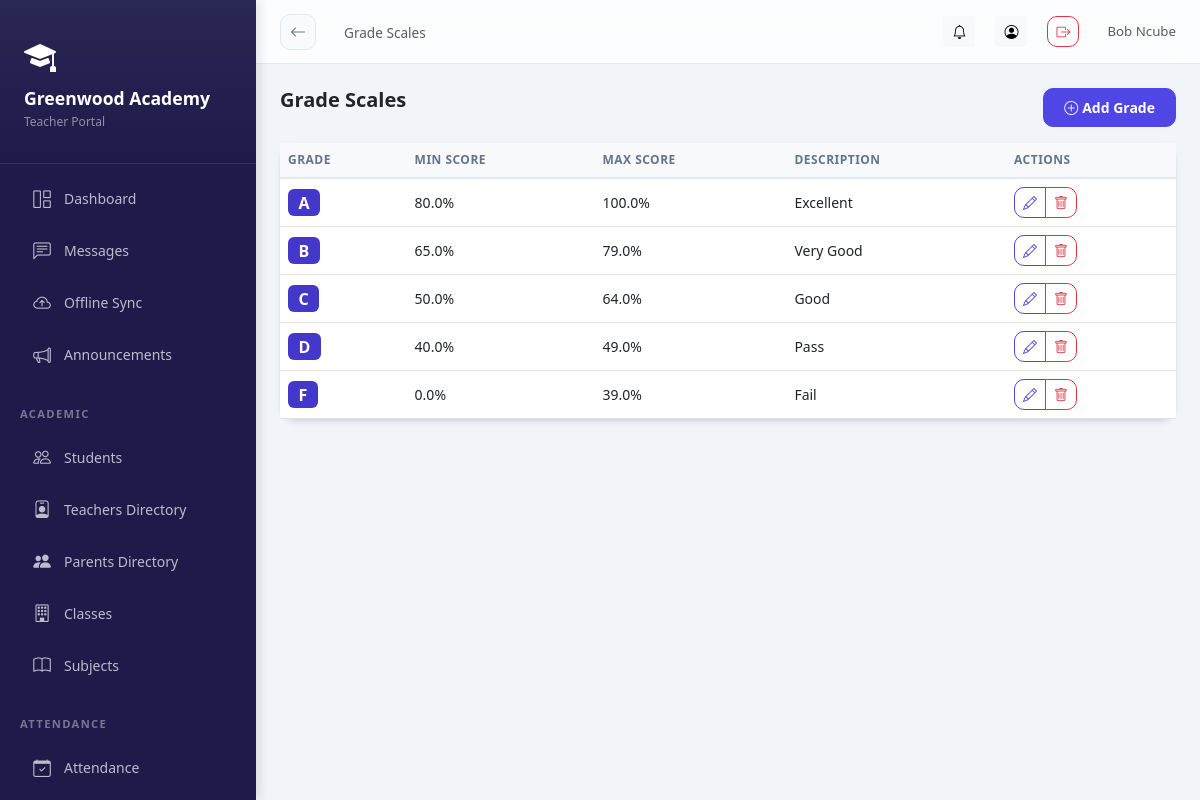
/results/grade-scales/ (signed in), run on the app's committed database.
### schools/models.py (models this page shows, shortened)
class School(models.Model):
    STATUS_CHOICES = [
        ('pending', 'Pending Approval'),
        ('active', 'Active'),
        ('suspended', 'Suspended'),
        ('rejected', 'Rejected'),
    ]
    name = models.CharField(max_length=200)
    subdomain = models.CharField(max_length=50, unique=True, db_index=True)
    email = models.EmailField()
    phone = models.CharField(max_length=20, blank=True)
    address = models.TextField(blank=True)
    logo = models.ImageField(upload_to='school_logos/', blank=True, null=True)
    theme_color = models.CharField(max_length=7, default='#4F46E5', help_text='Hex color code')
    motto = models.CharField(max_length=200, blank=True)
    status = models.CharField(max_length=20, choices=STATUS_CHOICES, default='pending')
    is_demo = models.BooleanField(default=False)
    created_at = models.DateTimeField(auto_now_add=True)
    updated_at = models.DateTimeField(auto_now=True)
    is_deleted = models.BooleanField(default=False)
    parent_registration_enabled = models.BooleanField(default=True)
    registration_token = models.CharField(max_length=100, unique=True, blank=True, null=True)
    subscription_active = models.BooleanField(default=False)
    subscription_expires = models.DateTimeField(null=True, blank=True)
    class Meta:
        ordering = ['-created_at']

class SchoolUser(SyncBaseModel):
    ROLE_CHOICES = [
        ('headmaster', 'Headmaster'),
        ('admin', 'School Admin'),
        ('teacher', 'Teacher'),
        ('student', 'Student'),
        ('parent', 'Parent'),
    ]
    user = models.ForeignKey(User, on_delete=models.CASCADE, related_name='school_memberships')
    school = models.ForeignKey(School, on_delete=models.CASCADE, related_name='members', db_index=True)
    role = models.CharField(max_length=20, choices=ROLE_CHOICES, db_index=True)
    is_active = models.BooleanField(default=True, db_index=True)
    signature = models.ImageField(upload_to='signatures/', blank=True, null=True)
    class Meta:
        unique_together = ['user', 'school']

### results/models.py (models this page shows, shortened)
class GradeScale(SyncBaseModel):
    school = models.ForeignKey('schools.School', on_delete=models.CASCADE, related_name='grade_scales')
    grade = models.CharField(max_length=5)  # A, B, C, etc.
    min_score = models.FloatField()
    max_score = models.FloatField()
    description = models.CharField(max_length=50)  # Excellent, Good, etc.
    objects = TenantManager()
    all_objects = models.Manager()
    class Meta:
        ordering = ['-min_score']

### results/views.py (the view)
# urls.py: path('grade-scales/', views.GradeScaleListView.as_view(), name='grade_scale_list'),
@method_decorator(login_required, name='dispatch')
class GradeScaleListView(ListView):
    model = GradeScale
    template_name = 'results/grade_scale_list.html'
    context_object_name = 'grade_scales'
    def get_queryset(self):
        return GradeScale.objects.filter(school=self.request.school)

### core/models.py (called while the page is built)
    def get_queryset(self):
        queryset = super().get_queryset()
        school = get_current_school()
        if school:
            return queryset.filter(school=school)
        return queryset

### schools/context_processors.py (called while the page is built)
def school_context(request):
    school = getattr(request, 'school', None)
    school_role = ''
    if school and request.user.is_authenticated:
        try:
            su = SchoolUser.objects.get(user=request.user, school=school, is_active=True)
            school_role = su.role
        except SchoolUser.DoesNotExist:
            pass
    return {
        'current_school': school,
        'school_role': school_role,
    }

### results/templates/results/grade_scale_list.html (shortened to what this page needs)
{% extends 'base_dashboard.html' %}
{% block page_title %}Grade Scales{% endblock %}
{% block content %}
<div class="d-flex justify-content-between mb-3">
<h5 class="fw-bold mb-0">Grade Scales</h5>
<a href="{% url 'results:grade_scale_add' %}" class="btn btn-primary btn-sm"><i class="bi bi-plus-circle me-1"></i>Add Grade</a>
</div>
<div class="card"><div class="table-responsive"><table class="table table-hover mb-0">
<thead class="table-light"><tr><th>Grade</th><th>Min Score</th><th>Max Score</th><th>Description</th><th>Actions</th></tr></thead>
<tbody>
{% for gs in grade_scales %}
<tr>
<td><span class="badge fs-6" style="background:#4338ca;">{{ gs.grade }}</span></td>
<td>{{ gs.min_score }}%</td>
<td>{{ gs.max_score }}%</td>
<td>{{ gs.description }}</td>
<td>
  <div class="btn-group btn-group-sm">
    <a href="{% url 'results:grade_scale_edit' gs.pk %}" class="btn btn-outline-primary" title="Edit">
      <i class="bi bi-pencil"></i>
    </a>
    <a href="{% url 'results:grade_scale_delete' gs.pk %}" class="btn btn-outline-danger" onclick="return confirm('Delete {{ gs.grade }} scale?');" title="Delete">
      <i class="bi bi-trash"></i>
    </a>
  </div>
</td>
</tr>
{% empty %}<tr><td colspan="5" class="text-center py-4 text-muted">No grade scales yet. <a href="{% url 'results:grade_scale_add' %}">Add one</a></td></tr>
{% endfor %}
</tbody>
</table></div></div>
{% endblock %}

### templates/base_dashboard.html (shortened to what this page needs)
<!DOCTYPE html>
<html lang="en">
<head>
<link rel="stylesheet" href="https://cdn.jsdelivr.net/npm/bootstrap@5.3.0/dist/css/bootstrap.min.css">
<link rel="stylesheet" href="https://cdn.jsdelivr.net/npm/bootstrap-icons@1.11.0/font/bootstrap-icons.css">
<link href="https://cdn.jsdelivr.net/npm/tom-select@2.2.2/dist/css/tom-select.bootstrap5.css" rel="stylesheet">
</head>
<body>
<div class="sidebar" id="sidebar">
  <div class="sidebar-brand">
    {% if current_school.logo %}
      <img src="{{ current_school.logo.url }}" alt="{{ current_school.name }}" class="rounded">
  {% else %}
    <i class="bi bi-mortarboard-fill text-white mb-2 d-block" style="font-size: 2rem;"></i>
  {% endif %}
  <h5>{{ current_school.name|default:"AcademiaLink" }}</h5>
  <small>{{ school_role|title }} Portal</small>
  </div>
  <nav class="py-2">
    <a href="{% url 'analytics:dashboard' %}" class="nav-link {% if request.path == '/analytics/dashboard/' %}active{% endif %}">
      <i class="bi bi-grid-1x2"></i> Dashboard
    </a>
    <a href="{% url 'messaging:list' %}" class="nav-link {% if 'messages' in request.path %}active{% endif %}">
      <i class="bi bi-chat-left-text"></i> Messages
    </a>
    <a href="{% url 'offline_sync' %}" class="nav-link {% if request.resolver_match.url_name == 'offline_sync' %}active{% endif %}">
      <i class="bi bi-cloud-arrow-up"></i>
      <span>Offline Sync</span>
    </a>
    <a href="{% url 'notifications:announcements' %}" class="nav-link {% if 'announcements' in request.path %}active{% endif %}">
      <i class="bi bi-megaphone"></i> Announcements
    </a>
    {% if school_role in 'headmaster,teacher' %}
    <div class="nav-section">Academic</div>
    <a href="{% url 'academics:student_list' %}" class="nav-link {% if 'students' in request.path %}active{% endif %}">
      <i class="bi bi-people"></i> Students
    </a>
    {% if school_role in 'headmaster,teacher,admin' %}
    <a href="{% url 'academics:teacher_list' %}" class="nav-link {% if 'teachers' in request.path %}active{% endif %}">
      <i class="bi bi-person-badge"></i> Teachers Directory
    </a>
    <a href="{% url 'academics:parent_list' %}" class="nav-link {% if 'parents' in request.path %}active{% endif %}">
      <i class="bi bi-people-fill"></i> Parents Directory
    </a>
    {% endif %}
    <a href="{% url 'academics:class_section_list' %}" class="nav-link {% if 'sections' in request.path %}active{% endif %}">
      <i class="bi bi-building"></i> Classes
    </a>
    <a href="{% url 'academics:subject_list' %}" class="nav-link {% if 'subjects' in request.path %}active{% endif %}">
      <i class="bi bi-book"></i> Subjects
    </a>
    <div class="nav-section">Attendance</div>
    <a href="{% url 'attendance:home' %}" class="nav-link {% if 'attendance' in request.path %}active{% endif %}">
      <i class="bi bi-calendar-check"></i> Attendance
    </a>
    <div class="nav-section">Results</div>
    {% endif %}
  </nav>
</div>
<div class="main-content">
  <div class="topbar">
    <div class="topbar-left">
      <a href="javascript:history.back()" class="btn-back d-none d-md-flex" id="global-back-btn" title="Go Back">
        <i class="bi bi-arrow-left"></i>
      </a>
      <nav aria-label="breadcrumb" class="d-none d-md-block">
        <span class="text-muted" style="font-size:.85rem;">{% block page_title %}{% endblock %}</span>
      </nav>
    </div>
    <div class="topbar-right">
        <a href="{% url 'notifications:list' %}" class="btn btn-sm btn-light position-relative" title="Notifications">
        <i class="bi bi-bell"></i>
      </a>
      <a href="{% url 'accounts:profile' %}" class="btn btn-sm btn-light" title="Profile">
        <i class="bi bi-person-circle"></i>
      </a>
      <a href="{% url 'accounts:logout' %}" class="btn btn-sm btn-outline-danger" title="Logout">
        <i class="bi bi-box-arrow-right"></i>
      </a>
      <span class="text-muted d-none d-md-inline-block ms-2" style="font-size:.83rem;">
        {{ user.get_full_name|default:user.username }}
      </span>
    </div>
  </div>
  <div class="page-content">
    {% block content %}{% endblock %}
  </div>
</div>
</body>
</html>

### data on the page
School: name "Greenwood Academy"
SchoolUser: role "Teacher"
GradeScale: grade "A", min_score "80.0", max_score "100.0", description "Excellent"
GradeScale: grade "B", min_score "65.0", max_score "79.0", description "Very Good"
GradeScale: grade "C", min_score "50.0", max_score "64.0", description "Good"
GradeScale: grade "D", min_score "40.0", max_score "49.0", description "Pass"
GradeScale: grade "F", min_score "0.0", max_score "39.0", description "Fail"

### other printed values
{{ user.get_full_name|default:user.username }} "Bob Ncube"
